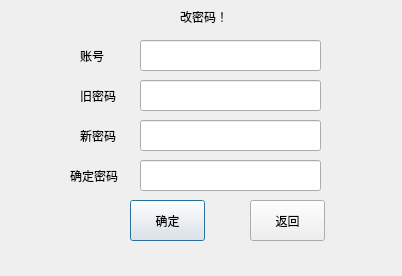
<?xml version="1.0" encoding="UTF-8"?>
<ui version="4.0">
 <class>Modpassword</class>
 <widget class="QDialog" name="Modpassword">
  <property name="geometry">
   <rect>
    <x>0</x>
    <y>0</y>
    <width>402</width>
    <height>276</height>
   </rect>
  </property>
  <property name="windowTitle">
   <string>Dialog</string>
  </property>
  <widget class="QPushButton" name="pushButton">
   <property name="geometry">
    <rect>
     <x>130</x>
     <y>200</y>
     <width>75</width>
     <height>41</height>
    </rect>
   </property>
   <property name="text">
    <string>确定</string>
   </property>
  </widget>
  <widget class="QLineEdit" name="lineEdit">
   <property name="geometry">
    <rect>
     <x>140</x>
     <y>40</y>
     <width>181</width>
     <height>31</height>
    </rect>
   </property>
  </widget>
  <widget class="QLineEdit" name="lineEdit_2">
   <property name="geometry">
    <rect>
     <x>140</x>
     <y>120</y>
     <width>181</width>
     <height>31</height>
    </rect>
   </property>
   <property name="echoMode">
    <enum>QLineEdit::Password</enum>
   </property>
  </widget>
  <widget class="QLineEdit" name="lineEdit_3">
   <property name="geometry">
    <rect>
     <x>140</x>
     <y>160</y>
     <width>181</width>
     <height>31</height>
    </rect>
   </property>
   <property name="echoMode">
    <enum>QLineEdit::Password</enum>
   </property>
  </widget>
  <widget class="QLabel" name="label">
   <property name="geometry">
    <rect>
     <x>80</x>
     <y>40</y>
     <width>51</width>
     <height>31</height>
    </rect>
   </property>
   <property name="text">
    <string>账号</string>
   </property>
  </widget>
  <widget class="QLabel" name="label_2">
   <property name="geometry">
    <rect>
     <x>80</x>
     <y>120</y>
     <width>51</width>
     <height>31</height>
    </rect>
   </property>
   <property name="text">
    <string>新密码</string>
   </property>
  </widget>
  <widget class="QLabel" name="label_3">
   <property name="geometry">
    <rect>
     <x>70</x>
     <y>160</y>
     <width>61</width>
     <height>31</height>
    </rect>
   </property>
   <property name="text">
    <string>确定密码</string>
   </property>
  </widget>
  <widget class="QLabel" name="label_4">
   <property name="geometry">
    <rect>
     <x>80</x>
     <y>80</y>
     <width>51</width>
     <height>31</height>
    </rect>
   </property>
   <property name="text">
    <string>旧密码</string>
   </property>
  </widget>
  <widget class="QLineEdit" name="lineEdit_4">
   <property name="geometry">
    <rect>
     <x>140</x>
     <y>80</y>
     <width>181</width>
     <height>31</height>
    </rect>
   </property>
   <property name="echoMode">
    <enum>QLineEdit::Password</enum>
   </property>
  </widget>
  <widget class="QPushButton" name="pushButton_2">
   <property name="geometry">
    <rect>
     <x>250</x>
     <y>200</y>
     <width>75</width>
     <height>41</height>
    </rect>
   </property>
   <property name="text">
    <string>返回</string>
   </property>
  </widget>
  <widget class="QLabel" name="label_5">
   <property name="geometry">
    <rect>
     <x>180</x>
     <y>10</y>
     <width>63</width>
     <height>14</height>
    </rect>
   </property>
   <property name="text">
    <string>改密码！</string>
   </property>
  </widget>
 </widget>
 <resources/>
 <connections/>
</ui>
